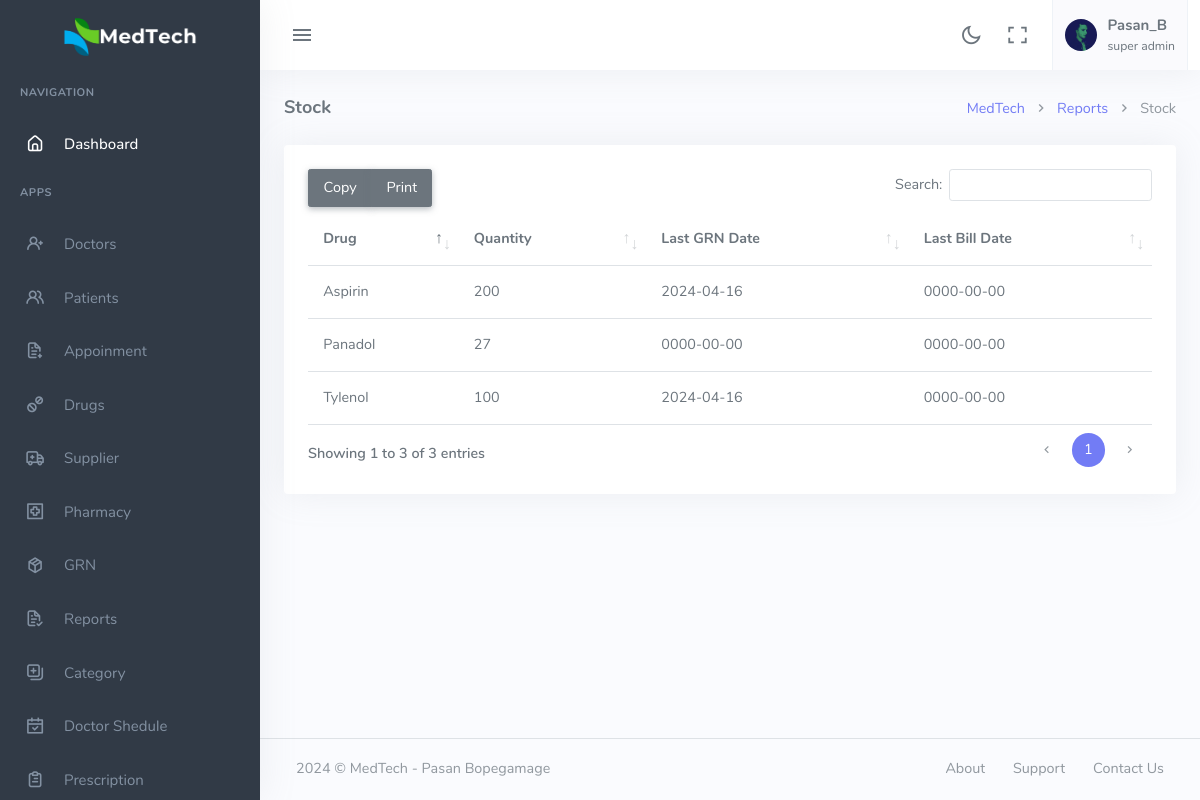
Before: /home.php?page=repotr-stock (signed in) with the older database file.
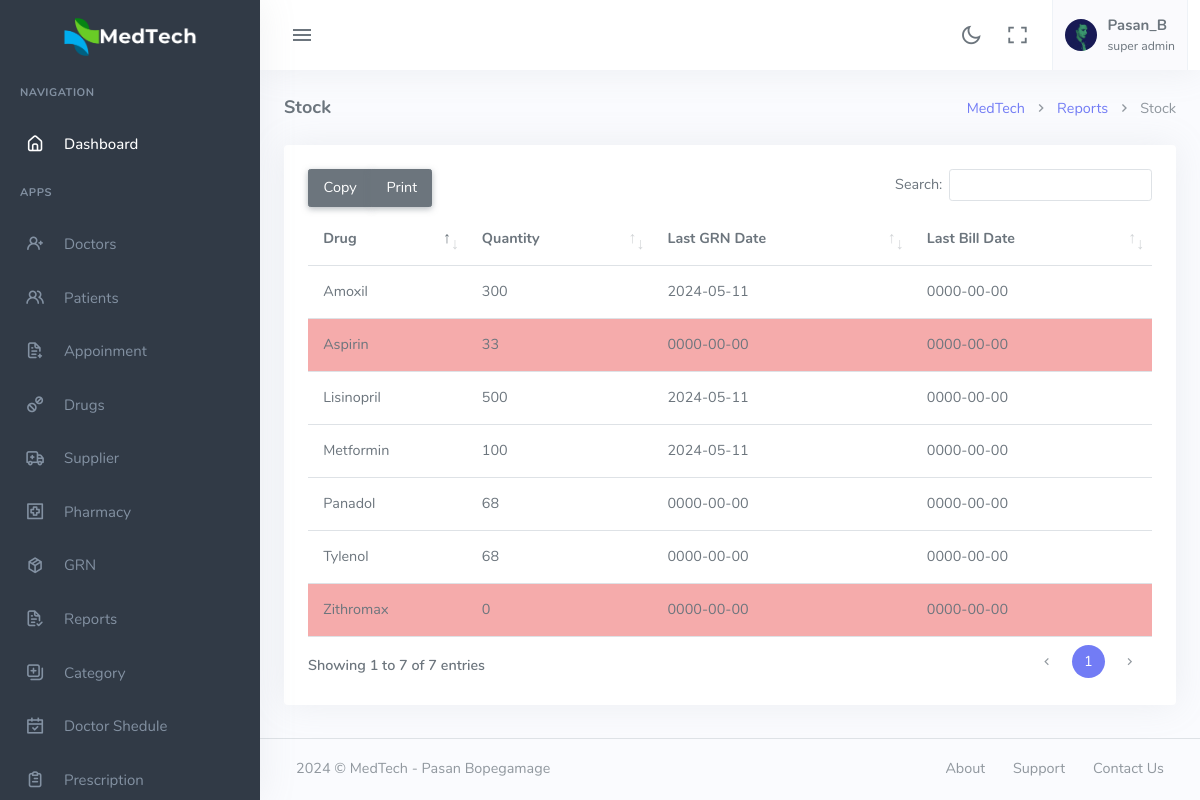
After: the same page with the newer database file.
### tables this page shows
CREATE TABLE `stock` (
  `Drug_Id` int(11) NOT NULL,
  `Quantity` int(11) DEFAULT NULL,
  `Last_GRN_Date` date DEFAULT NULL,
  `Last_Bill_Date` date DEFAULT NULL
);

CREATE TABLE `drug` (
  `Drug_Id` int(11) NOT NULL,
  `MedicalName` varchar(255) DEFAULT NULL,
  `BrandName` varchar(255) DEFAULT NULL,
  `Rol` int(100) DEFAULT NULL,
  `Measure_Id` int(11) DEFAULT NULL,
  `Category_Id` int(11) DEFAULT NULL
);

### db-config.php (called while the page is built)
<?php
$sql_server = 'localhost';
$sql_username = 'root';
$sql_password = '';
$sql_database = 'medtech';
?>

### class/drug.php (the view, shortened to what this page needs)
<?php
class Drug
{
    private $sqlcon;
    public function __construct()
    {
        if (file_exists('../db-config.php')) {
            include '../db-config.php';
        } else {
            include 'db-config.php';
        }
        $this->sqlcon = mysqli_connect($sql_server, $sql_username, $sql_password, $sql_database);
    }
    public function get_drug($drug)
    {
        $sql_get_drug = "SELECT * FROM drug WHERE Drug_Id = $drug";
        $res_get_drug = mysqli_query($this->sqlcon, $sql_get_drug);
        $row_get_drug = mysqli_fetch_array($res_get_drug);
        return $row_get_drug['BrandName'];
    }
    public function list_stock()
    {
        echo "<tbody>";
        $sql_getstock = "SELECT * FROM stock";
        $res_getstock = mysqli_query($this->sqlcon, $sql_getstock);
        while ($row_stock = mysqli_fetch_array($res_getstock)) {
            $drug = $row_stock['Drug_Id'];
            $rol = $this->get_drug_details($drug, 'Rol');
            $qty = $row_stock['Quantity'];
            if ($qty <= $rol) {
                echo "<tr style='background-color: #f5abab;'>";
            } else {
                echo "<tr>";
            }
            echo "<td>" . $this->get_drug($drug) . "</td>";
            echo "<td>" . $row_stock['Quantity'] . "</td>";
            echo "<td>" . $row_stock['Last_GRN_Date'] . "</td>";
            echo "<td>" . $row_stock['Last_Bill_Date'] . "</td>";
            echo "</tr>";
        }
        echo "</tbody>";
    }
            ?>
            <?php
    public function get_drug_details($drug, $col)
    {
        $sql_get_drug_det = "SELECT * FROM drug WHERE Drug_Id = $drug";
        $res_get_drug_det = mysqli_query($this->sqlcon, $sql_get_drug_det);
        $row_get_drug_det = mysqli_fetch_array($res_get_drug_det);
        return $row_get_drug_det[$col];
    }
}
?>

### pages/list-stock.php
<div class="content">
    <div class="container-fluid">
        <div class="row">
            <div class="col-12">
                <div class="page-title-box">
                    <div class="page-title-right">
                        <ol class="breadcrumb m-0">
                            <li class="breadcrumb-item"><a href="javascript: void(0);">MedTech</a></li>
                            <li class="breadcrumb-item"><a href="javascript: void(0);">Reports</a></li>
                            <li class="breadcrumb-item active">Stock</li>
                        </ol>
                    </div>
                    <h4 class="page-title">Stock</h4>
                </div>
            </div>
        </div>
        <div class="row">
            <div class="col-12">
                <div class="card">
                    <div class="card-body">
                        <div class="tab-content">
                            <div class="tab-pane show active" id="buttons-table-preview">
                                <table id="datatable-buttons" class="table dt-responsive nowrap w-100">
                                    <thead>
                                        <tr>
                                            <th>Drug</th>
                                            <th>Quantity</th>
                                            <th>Last GRN Date</th>
                                            <th>Last Bill Date</th>
                                        </tr>
                                    </thead>
                                    <?php
                                    include 'class/drug.php';
                                    $drug = new Drug();
                                    $drug->list_stock();
                                    ?>
                                </table>
                            </div>
                        </div>
                    </div>
                </div>
            </div>
        </div>
    </div>
</div>

Changed rows visible on the page:
changed stock "Panadol": Quantity "27" → "68"
changed stock "Aspirin": Quantity "200" → "33"; Last_GRN_Date "2024-04-16" → "0000-00-00"
changed stock "Tylenol": Quantity "100" → "68"; Last_GRN_Date "2024-04-16" → "0000-00-00"
added stock: Drug_Id.BrandName "Amoxil", Quantity "300", Last_GRN_Date "2024-05-11", Last_Bill_Date "0000-00-00"
added stock: Drug_Id.BrandName "Zithromax", Quantity "0", Last_GRN_Date "0000-00-00", Last_Bill_Date "0000-00-00"
added stock: Drug_Id.BrandName "Lisinopril", Quantity "500", Last_GRN_Date "2024-05-11", Last_Bill_Date "0000-00-00"
added stock: Drug_Id.BrandName "Metformin", Quantity "100", Last_GRN_Date "2024-05-11", Last_Bill_Date "0000-00-00"
Other visible differences:
text written by a page script: "Copy Print Search: Showing 1 to 3 of 3 entries 1" → "Copy Print Search: Showing 1 to 7 of 7 entries 1"
